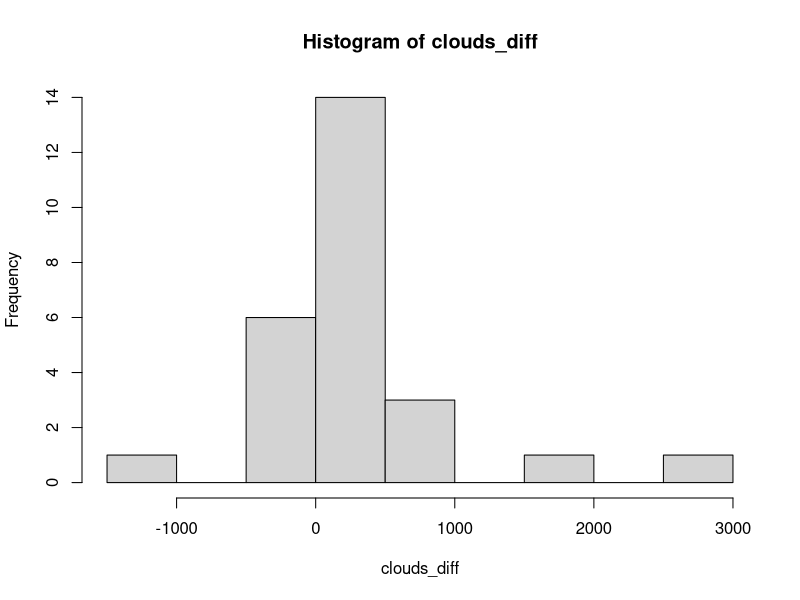
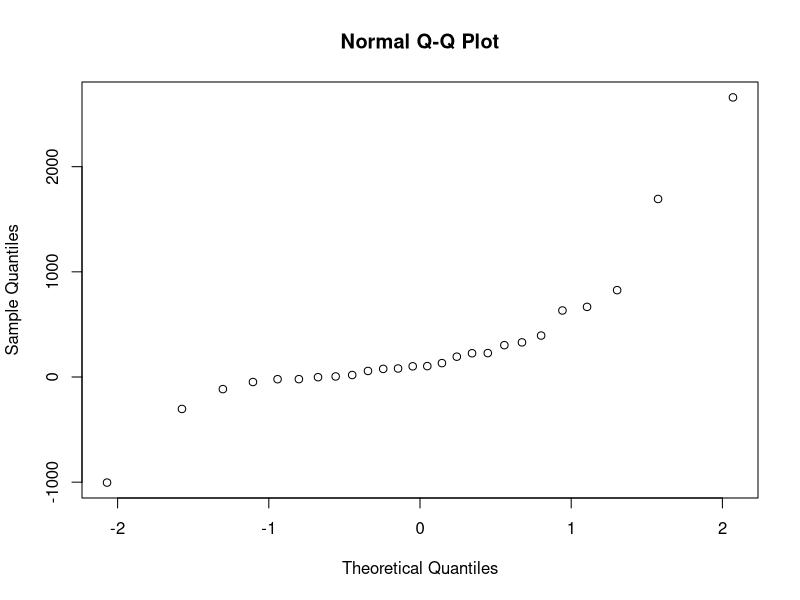

These charts were generated, in order, by the following R code:
clouds=read.table("clouds.txt",header=TRUE)

clouds_diff = clouds[,1]-clouds[,2]
hist(clouds_diff)
qqnorm(clouds_diff)
# Data is paired as it arises from the same individual (cloud) at different points in time.

# Two-paired test
t.test(clouds[,1],clouds[,2],paired=TRUE)
# According to a paired t-test, silver nitrate does have an effect,
# giving a confidence interval of difference of (8, 547)
# As it is a confidence interval with positive values, silver nitrate would result in more rain.

# Mann-Whitney test
wilcox.test(clouds[,1],clouds[,2])
# p-value = 0.01383
# As the p-value is low, we can reject the hypothesis that seeded and unseeded clouds come from the same population.
# This means that there is certainly a different between clouds with silver nitrate and without it.
# Underlying distribution of seeded clouds is shifted to the right from that of unseeded.
# (i.e. seeded clouds have bigger values than unseeded)

# Kolmogorov-Smirnov test
ks.test(clouds[,1],clouds[,2])
# Again, p-value is low and therefore the samples come from different populations, being the mean of seeded clouds higher than those unseeded.






# 2.
sqrt_clouds_1 = sqrt(clouds[,1])
sqrt_clouds_2 = sqrt(clouds[,2])
t.test(sqrt_clouds_1,sqrt_clouds_2,paired=TRUE)
# confidence interval is now smaller, but hypothesis is still rejected, with an even smaller p-value.
wilcox.test(sqrt_clouds_1,sqrt_clouds_2)
# p-value and W is the same as in the previous Mann-Whitney test
ks.test(sqrt_clouds_1,sqrt_clouds_2)
# We also get exactly the same value as in the previous Kolgomorov-Smirnov test.

# 3.
sqrt_clouds_1 = sqrt(sqrt(clouds[,1]))
sqrt_clouds_2 = sqrt(sqrt(clouds[,2]))
t.test(sqrt_clouds_1,sqrt_clouds_2,paired=TRUE)
wilcox.test(sqrt_clouds_1,sqrt_clouds_2)
ks.test(sqrt_clouds_1,sqrt_clouds_2)
# Mann-Whitney and Kolgomorov still give the same exact result, while Two-Paired test gives an even smaller confidence interval, although the p-value has also decreased significantly.